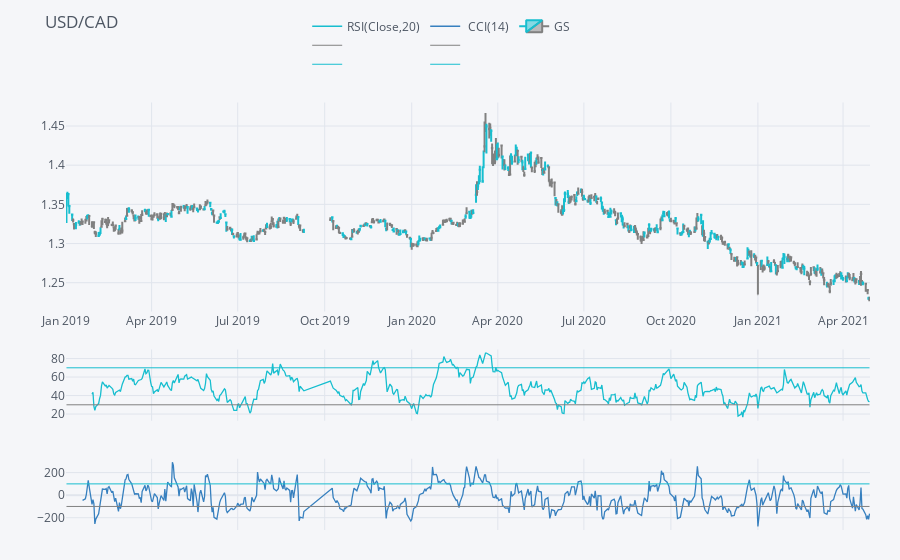

The cell this chart's notebook holds for it:
### Code cell
qf=cf.QuantFig(data,title='USD/CAD',legend='top',name='GS')
#qf.add_ptps(periods=14, af=0.2, initial='long', str=None, name='prova')
#qf.add_bollinger_bands(periods=20,boll_std=2,colors=['magenta','grey'],fill=True)
#qf.add_sma([10,20],width=2,color=['green','lightgreen'],legendgroup=True)
qf.add_rsi(periods=20,color='java')
qf.add_cci()


qf.iplot()

### Figure 1 — Plotly figure (JSON) as saved in the notebook; plotly's stock layout.template omitted (floating-point values rounded to 4 significant figures; data arrays with more than 128 entries replaced by an {"elided": "..."} marker saying what was removed)
{"data": [{"legendgroup": "RSI(Close,20)", "line": {"color": "rgba(23, 190, 207, 1.0)", "dash": "solid", "shape": "linear", "width": 1.3}, "mode": "lines", "name": "RSI(Close,20)", "showlegend": true, "text": "", "type": "scatter", "x": {"elided": "588 str values"}, "y": {"elided": "588 mixed values"}, "yaxis": "y3"}, {"legendgroup": "RSI(Close,20)", "line": {"color": "grey", "width": 1}, "mode": "lines", "name": "", "showlegend": true, "text": "", "type": "scatter", "x": {"elided": "588 str values"}, "y": {"elided": "588 int values"}, "yaxis": "y3"}, {"legendgroup": "RSI(Close,20)", "line": {"color": "#17BECF", "width": 1}, "mode": "lines", "name": "", "showlegend": true, "text": "", "type": "scatter", "x": {"elided": "588 str values"}, "y": {"elided": "588 int values"}, "yaxis": "y3"}, {"legendgroup": " CCI(14)", "line": {"color": "rgba(55, 128, 191, 1.0)", "dash": "solid", "shape": "linear", "width": 1.3}, "mode": "lines", "name": " CCI(14)", "showlegend": true, "text": "", "type": "scatter", "x": {"elided": "588 str values"}, "y": {"elided": "588 mixed values"}, "yaxis": "y4"}, {"legendgroup": " CCI(14)", "line": {"color": "grey", "width": 1}, "mode": "lines", "name": "", "showlegend": true, "text": "", "type": "scatter", "x": {"elided": "588 str values"}, "y": {"elided": "588 int values"}, "yaxis": "y4"}, {"legendgroup": " CCI(14)", "line": {"color": "#17BECF", "width": 1}, "mode": "lines", "name": "", "showlegend": true, "text": "", "type": "scatter", "x": {"elided": "588 str values"}, "y": {"elided": "588 int values"}, "yaxis": "y4"}, {"close": {"elided": "588 float values"}, "decreasing": {"line": {"color": "#808080"}}, "high": {"elided": "588 float values"}, "increasing": {"line": {"color": "#17BECF"}}, "low": {"elided": "588 float values"}, "name": "GS", "open": {"elided": "588 float values"}, "showlegend": true, "type": "candlestick", "x": {"elided": "588 str values"}, "yaxis": "y2"}], "layout": {"legend": {"bgcolor": "#F5F6F9", "font": {"color": "#4D5663"}, "orientation": "h", "x": 0.3, "y": 0.95, "yanchor": "bottom"}, "margin": {"b": 30, "l": 30, "r": 30, "t": 30}, "paper_bgcolor": "#F5F6F9", "plot_bgcolor": "#F5F6F9", "showlegend": true, "title": {"font": {"color": "#4D5663"}, "text": "USD/CAD"}, "xaxis": {"anchor": "y2", "gridcolor": "#E1E5ED", "rangeselector": {"bgcolor": "rgba(150, 200, 250, 1)", "buttons": [{"count": 1, "label": "1m", "step": "month", "stepmode": "backward"}, {"count": 1, "label": "1y", "step": "year", "stepmode": "backward"}], "font": {"size": 13}, "visible": false, "x": 0, "y": 0.9}, "rangeslider": {"visible": false}, "showgrid": true, "tickfont": {"color": "#4D5663"}, "title": {"font": {"color": "#4D5663"}, "text": ""}, "zerolinecolor": "#E1E5ED"}, "yaxis": {"gridcolor": "#E1E5ED", "showgrid": true, "showticklabels": false, "tickfont": {"color": "#4D5663"}, "title": {"font": {"color": "#4D5663"}, "text": ""}, "zerolinecolor": "#E1E5ED"}, "yaxis2": {"domain": [0.46, 0.9], "gridcolor": "#E1E5ED", "showgrid": true, "tickfont": {"color": "#4D5663"}, "title": {"font": {"color": "#4D5663"}, "text": ""}, "zerolinecolor": "#E1E5ED"}, "yaxis3": {"domain": [0.23, 0.38], "gridcolor": "#E1E5ED", "showgrid": true, "tickfont": {"color": "#4D5663"}, "title": {"font": {"color": "#4D5663"}, "text": ""}, "zerolinecolor": "#E1E5ED"}, "yaxis4": {"domain": [0, 0.15], "gridcolor": "#E1E5ED", "showgrid": true, "tickfont": {"color": "#4D5663"}, "title": {"font": {"color": "#4D5663"}, "text": ""}, "zerolinecolor": "#E1E5ED"}}}
